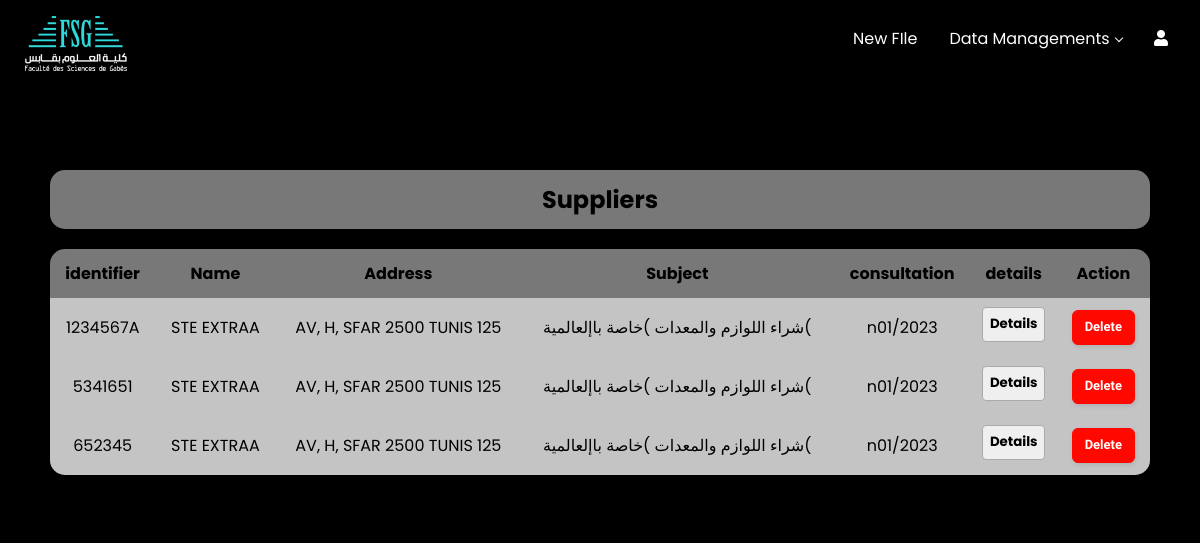
The app's page /gestionf, older data.
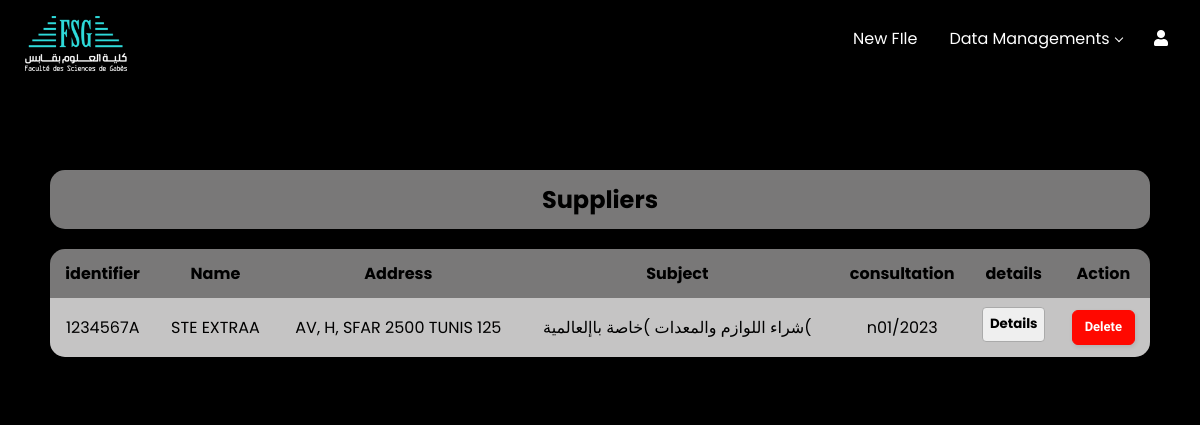
The same page, newer data.
### website/models.py (models this page shows)
class Fournisseur(models.Model):
    identificateur=models.CharField(max_length=100, null=True)
    name = models.CharField(max_length=100)
    address = models.CharField(max_length=200)
    sujet = models.TextField(max_length=5000)
    consultation=models.CharField( max_length=50,null=True)

### website/views.py (the view)
# urls.py: path('gestionf', views.gestionf, name='gestionf'),
def gestionf(request):
    f_ournisseur = Fournisseur.objects.all()
    return render(request, 'gestionfournisseur.html',{'f_ournisseur': f_ournisseur} )

### website/templates/gestionfournisseur.html (shortened to what this page needs)
{% load static %}
{% block content %}
<html lang="en">
<head>
<link rel="stylesheet" href="{% static 'css/bon_commande.css' %}">
<link rel="stylesheet" href="https://cdnjs.cloudflare.com/ajax/libs/font-awesome/5.15.3/css/all.min.css"/>
<link href='https://unpkg.com/boxicons@2.1.4/css/boxicons.min.css' rel='stylesheet'>
</head>
<body>
  <div class="navbar">
    <div class="logo"><a href="{% url 'home' %}"><img src="static/images/logo.png"/></a></div>
    <div class="menubar">
         <ul class="mbar">
             <li><a href="File">New FIle</a></li>
             <li class="active">
                 <a href="#">Data Managements</a>
              </li>
              <li><a href="#"><i class="fas fa-user"></i></a>
              </li>
         </ul>
    </div>
  </div>
 <div class="table-wrapper">
    <div class="tabletitle">
        <h2 >Suppliers</h2></div>
    <table class="table table-striped table-rounded">
        <thead>
              <tr>
                <th scope="col">identifier</th>
                <th scope="col">Name</th>
                <th scope="col">Address</th>
                <th scope="col">Subject</th>
                <th scope="col">consultation</th>
                <th scope="col">details</th>
                <th scope="col">Action</th>
              </tr>
        </thead>
        <tbody class="table-group-divider">
                {% for item in f_ournisseur %}
                <tr scope="row">
                    <td>{{ item.identificateur }}</td>
                    <td>{{ item.name }}</td>
                    <td>{{ item.address }}</td>
                    <td>{{ item.sujet }}</td>
                    <td>{{ item.consultation }}</td>
                    <td><button class="details-button" data-item-id="{{ item.id }}">Details</button></td>
                    <td>
                      <form method="POST" action="{% url 'deletef'%}">{% csrf_token %}
                        <input type="submit"  value="Delete" class="btn-danger">
                      </form>
                  </td>
                </tr>
                {% endfor %}
        </tbody>
    </table>
 </div>
</body>
</html>
  {% endblock %}

### website/static/css/bon_commande.css (style rules this page uses)
* { margin: 0; padding: 0; box-sizing: border-box; font-family: "Poppins", sans-serif; }
body { align-items: center; min-height: 100vh; background: #000000; background-color: #000; }
.navbar { display: flex; justify-content: space-between; padding: 1rem; position: absolute; top: 0; width:100%; }
.navbar ul { list-style: none; display: flex; }
.navbar li { padding: 0 1rem; position: relative; }
.navbar a { text-decoration: none; color: #fff; }
.logo img { padding-left: 5%; height: 60%; }
.menubar { padding-top: 10px; right: 5%; }
.navbar li.active:after { content: ''; display: inline-block; color: white; margin-bottom: 3px; border: solid ; border-width: 0 1px 1px 0; width: 5px; height: 5px; transform: rotate(45deg); margin-left: 2px; }
.table { border-collapse: separate; border-spacing: 0; width: 100%; margin: 20px 0; }
.table th, .table td { padding: 12px; background: #c5c4c4; border: none; text-align: center; }
.table th { background: #797878; }
.table-rounded { border-radius: 15px; overflow: hidden; }
.table-wrapper { overflow-x: auto; border-radius: 15px; background: #000000; padding: 20px; margin: 150px 0; padding-left: 50px; padding-right: 50px; }
.table-striped tbody tr:nth-of-type(odd) { background: #2b2b2b; }
.tabletitle { padding: 12px; border: none; text-align: center; background: #797878; border-radius: 15px; }
.details-button { border: 1px solid #aaa; border-radius: 4px; padding: 0.5em 0.5em 0; font-weight: bold; margin: -0.5em -0.5em 0; padding: 0.5em; }
.btn-danger { background: #ff0800; border: 1px solid #ff0800; border-radius: 6px; box-shadow: rgba(0, 0, 0, 0.1) 1px 2px 4px; box-sizing: border-box; color: #FFFFFF; cursor: pointer; display: inline-block; font-family: nunito,roboto,proxima-nova,"proxima nova",sans-serif; font-size: 13px; font-weight: 650; line-height: 16px; height: 35px; outline: 0; padding: 5px 12px; text-align: center; text-rendering: geometricprecision; text-transform: none; user-select: none; -webkit-user-select: none; touch-action: manipulation; vertical-align: middle; }

Row changes from the older to the newer data that the page shows:
removed Fournisseur: identificateur "5341651", name "STE EXTRAA", address "AV, H, SFAR 2500 TUNIS 125", sujet "شراء اللوازم والمعدات )خاصة باإلعالمية(", consultation "n01/2023"
removed Fournisseur: identificateur "652345", name "STE EXTRAA", address "AV, H, SFAR 2500 TUNIS 125", sujet "شراء اللوازم والمعدات )خاصة باإلعالمية(", consultation "n01/2023"
